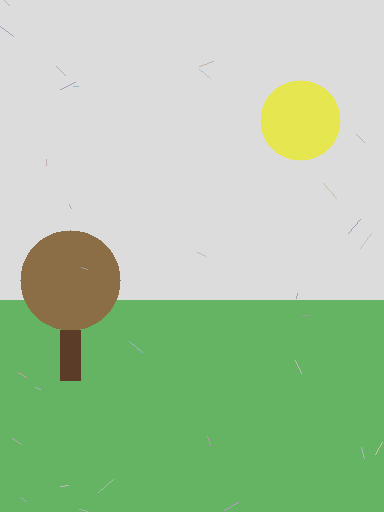
#> input picture data/originals/sample_painting.png, 384 x 512 px
$ python -i opencv_crack.py   (imports and definitions only)
#> lines starting #> are read from the running program, lines starting #| are printed output that depends on the picture; after the words box and inside, x2 and y2 are one past the last pixel; in counts of white or black regions, pixels touching at a corner belong together

import cv2, numpy as np
def detect_damage_mask(img_rgb, sensitivity=0.6):
#> called with sensitivity = 0.6
    gray = cv2.cvtColor(img_rgb, cv2.COLOR_RGB2GRAY)
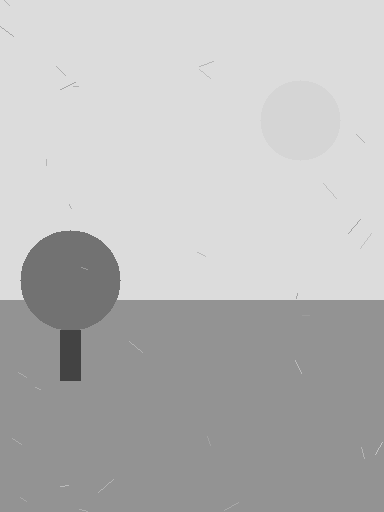
#> gray: shape (512, 384); min 67, max 220, mean 185.7
    clahe = cv2.createCLAHE(2.0, (8,8)).apply(gray)
    k = cv2.getStructuringElement(cv2.MORPH_RECT, (3,3))
    tophat = cv2.morphologyEx(clahe, cv2.MORPH_TOPHAT, k)
    blackhat = cv2.morphologyEx(clahe, cv2.MORPH_BLACKHAT, k)
    enhance = cv2.addWeighted(tophat, 0.6, blackhat, 0.6, 0)
    edges = cv2.Canny(enhance, 50, 150)
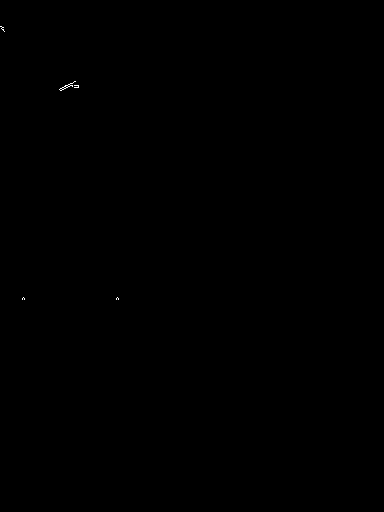
#> edges: shape (512, 384); 0.03% white in thin lines or dots, all inside (x1, y1, x2, y2) = (0, 26, 119, 300)
    k2 = cv2.getStructuringElement(cv2.MORPH_RECT, (3,3))
    edges = cv2.dilate(edges, k2, 1)
#> edges: shape (512, 384); 0.11% white; 4 white regions, box (x1, y1, x2, y2) and area: (58, 80, 80, 92) 136, (0, 25, 6, 33) 35, (21, 296, 26, 301) 23, (115, 296, 120, 301) 23
    edges = cv2.morphologyEx(edges, cv2.MORPH_CLOSE, k2, 1)
#> edges: shape (512, 384); 0.11% white; 4 white regions, box (x1, y1, x2, y2) and area: (58, 80, 80, 92) 138, (0, 25, 6, 33) 36, (21, 296, 26, 301) 23, (115, 296, 120, 301) 23
    thr = cv2.adaptiveThreshold(enhance, 255, cv2.ADAPTIVE_THRESH_MEAN_C, cv2.THRESH_BINARY_INV, 15, 2)
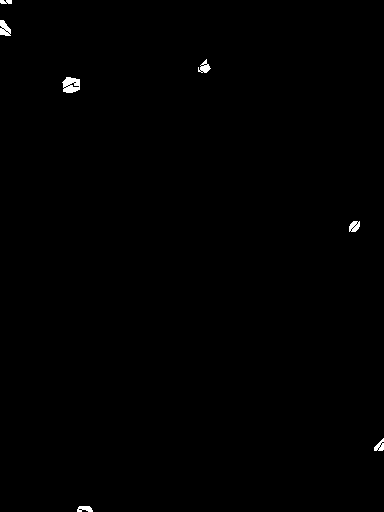
#> thr: shape (512, 384); 0.36% white; 7 white regions, largest, box (x1, y1, x2, y2) and area: (62, 77, 80, 93) 213, (0, 20, 11, 36) 121, (198, 59, 211, 73) 92
    mask = cv2.bitwise_or(edges, thr)
#> mask: shape (512, 384); 0.41% white; 9 white regions, largest, box (x1, y1, x2, y2) and area: (58, 77, 80, 93) 260, (0, 20, 11, 36) 128, (198, 59, 211, 73) 92
    mask = cv2.medianBlur(mask, 3)
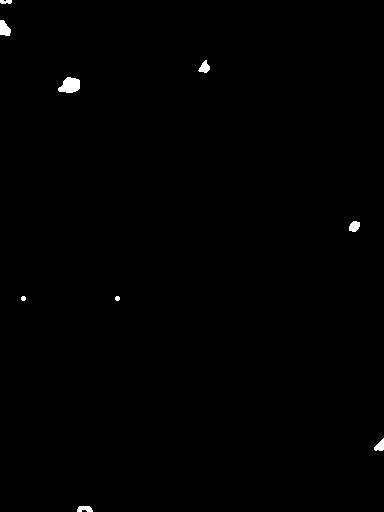
#> mask: shape (512, 384); 0.41% white; 9 white regions, largest, box (x1, y1, x2, y2) and area: (58, 77, 80, 93) 257, (0, 20, 11, 36) 130, (349, 221, 360, 232) 93
    if sensitivity < 1.0:
        k3 = cv2.getStructuringElement(cv2.MORPH_RECT, (3,3))
        mask = cv2.erode(mask, k3, int((1.0-sensitivity)*2))
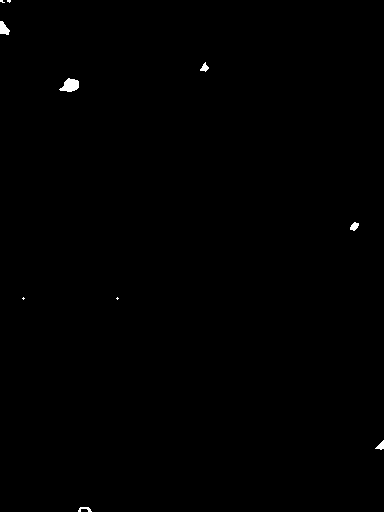
#> mask: shape (512, 384); 0.25% white; 10 white regions (4 under 20 px), largest, box (x1, y1, x2, y2) and area: (59, 78, 79, 92) 185, (0, 21, 10, 35) 93, (350, 222, 359, 231) 53, (200, 62, 209, 72) 47, (375, 440, 384, 450) 47, (78, 507, 92, 512) 39
    return (mask>0).astype(np.uint8)

>>> import cv2
>>> picture = cv2.cvtColor(cv2.imread('../../data/originals/sample_painting.png'), cv2.COLOR_BGR2RGB)
>>> result = detect_damage_mask(picture)
